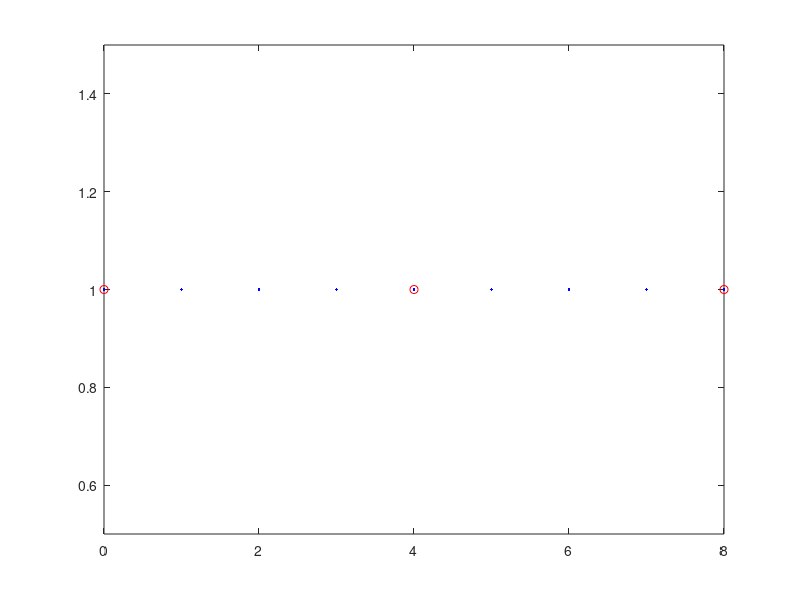
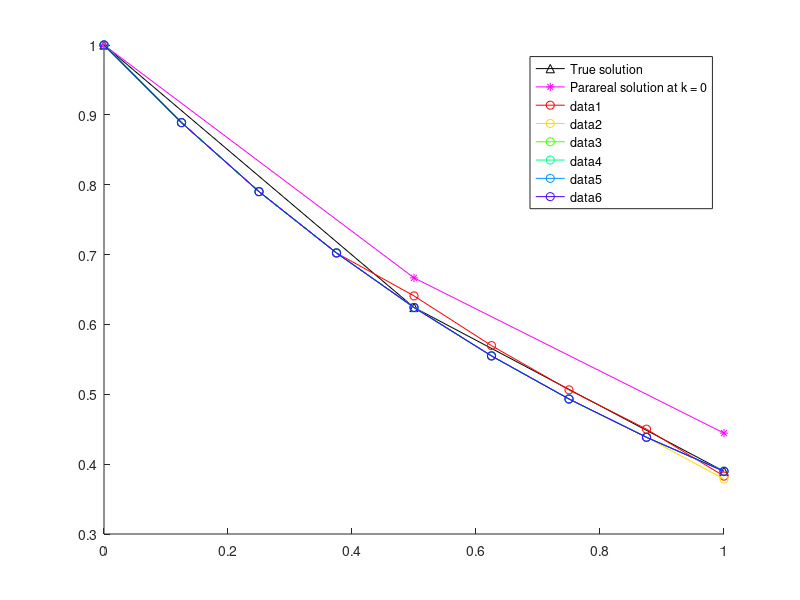
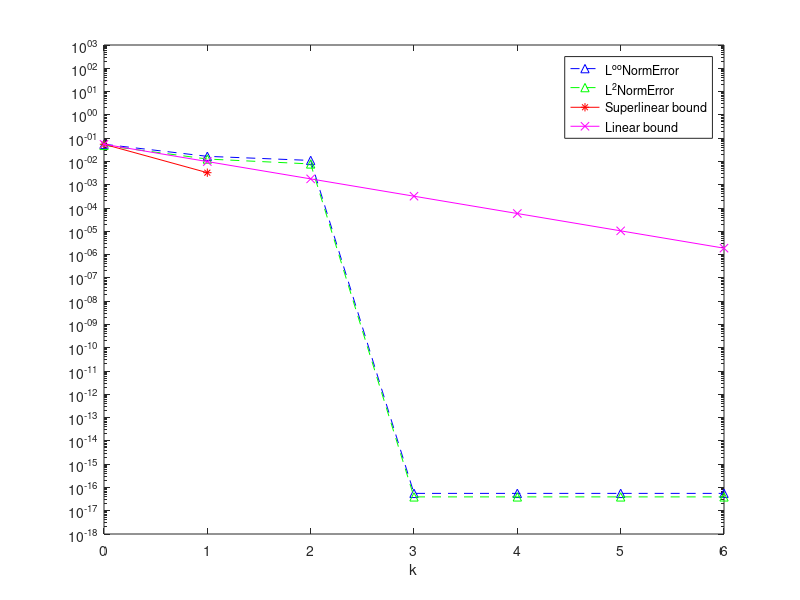

MATLAB code for these plots, in order:
close all
clear
clc


%% ---------------------------------------------------------------
%  Parareal algorithm for linear problem:  
%         y'(t) = a*y(t), t in (0,T)
%          y(t=0) = y0


% overlapping subdomains 2-level domain decomposition multiplicative preconditioner

global a ;
a = -1;
yExactFunction = @(t)exp(a*t);

% stability function (  y^n+1 = R(z)y^n  )
Rz = @(z) 1/(1-z);     % Backward Euler
% Rz = @(z) 1+z;       % Forward Euler

%% -----------------------------------------------------------------


% initial condition
u0 = 1;

% coarse propagator
N = 2;     %   number of coarse time intervals
T = 1;      %   T = N*Dt  
Dt = T/N;   %   coarse timesteps

xt = linspace(0,T,N+1);

% fine propagator
m = 4   % number of fine time steps in each coarse time interval
dt = Dt/m;

K = 7 % number of Parareal iterations

cmap = hsv(K); % color map

% 2-level domain decomposition initial
N_fine_nodes = m*N+1; % 11
N_subdomains = N; % 6
Id = eye(N_fine_nodes);

% plot the time domain
figure 
plot(0:N_fine_nodes-1,1,'.b',0:m:N_fine_nodes-1,1,'ro')
xlim([0 N_fine_nodes-1])
ylim([0.5 1.5])

%%
% original problem matrix
phi = (1-a*dt)^-1;
A = eye(m*N+1,m*N+1) - (phi)*diag(ones(m*N,1),-1);  

% Reduced system

% fine propagator
F_tilde = (1-a*dt)^-m; 

% coarse propagator
G_tilde = (1-a*Dt)^-1;  



% Uk_0 = zeros(m*N,1);
% Uk_0(1) = u0;

rhs0 = [u0; zeros(m*N,1)];
% rhs = [u0; phi*u0;-G_tilde*u0;phi*U(3);-G_tilde*U(3)];


% exact solution

 xtrue = linspace(0,T,N*m+1);
 pick = 1:m:N*m+1;
 
 uF_true = A\rhs0;
 
% reduced matrix
A_tilde = eye(N+1,N+1) + (-F_tilde)*diag(ones(N,1),-1);      

% approximate reduced matrix
B = eye(N+1,N+1) + (-G_tilde)*diag(ones(N,1),-1);     

% R = [1 0 0 0 0;0 0 1 0 0;0 0 0 0 1];
% 
% R1 = [1 0 0 0 0; 0 1 0 0 0; 0 0 1 0 0];
% D1 = [1 0 0; 0 1 0; 0 0 1/2];
% A1 = R1*A*R1';
% R1'*D1*R1
% 
% R2 = [0 0 1 0 0; 0 0 0 1 0; 0 0 0 0 1];
% D2 = [1/2 0 0;0 1 0; 0 0 1];
% A2 =R2*A*R2';
% R2'*D2*R2

% R1'*D1*R1 + R2'*D2*R2
% % coarse space initial
indice_R_coarse  = 0:m:m*N;
R = zeros(length(indice_R_coarse),N_fine_nodes);
for i = 1:length(indice_R_coarse)
    R(i,indice_R_coarse(i)+1) = 1;
end

% define nodes in each subdomains
N_nodes_subdomain = m+1;

% define overlap region
N_nodes_overlap = 1; % 1 % m/2+1 % m

%define the number of overlapping subdomains
if N_nodes_overlap == 1
    N_subdomains_overlap = N;
elseif N_nodes_overlap == m/2+1
    N_subdomains_overlap = 2*N-1;
elseif N_nodes_overlap == m
    N_subdomains_overlap = N_fine_nodes - N_nodes_overlap;
end



indice_R_subdomains = zeros(N_subdomains_overlap,N_nodes_subdomain );
for i =1:N_subdomains_overlap
    indice_R_subdomains(i,:) =  (i-1)*(N_nodes_subdomain-N_nodes_overlap):(i-1)*(N_nodes_subdomain-N_nodes_overlap)+m;
end

% % Omega_1 = {0,1,2} Omega_3 = {2,3,4} 
R_sub_mat = zeros(N_subdomains_overlap*N_nodes_subdomain,N_fine_nodes) ;
for i = 1:N_subdomains_overlap
    for j = 1:N_nodes_subdomain
        R_sub_mat(N_nodes_subdomain*(i-1)+j,indice_R_subdomains(i)+j) = 1;
    end
end

R_sub = [];       % restriction matrices
A_sub = [];       % sub-matrices
for i = 1: N_subdomains_overlap
    R_sub{i} = R_sub_mat(N_nodes_subdomain*(i-1)+1:N_nodes_subdomain*(i-1)+N_nodes_subdomain,:);
    A_sub{i} = R_sub{i}*A*R_sub{i}';    
end

% partition of unity
D_sub = [];
for i = 1:N_subdomains_overlap
    % i = i + 1
    for j = 1:N_nodes_subdomain
         D_sub{i}(j,j) = 1/length(find(indice_R_subdomains==indice_R_subdomains(i,j)));
    end
end

% % define 2-level domain decomposition multiplicative preconditioner
P = zeros(N_fine_nodes);
D = zeros(N_fine_nodes);
for i = 1:N_subdomains_overlap
    P = P + R_sub{i}'*D_sub{i}*A_sub{i}*R_sub{i};
    D = D + R_sub{i}'*D_sub{i}*R_sub{i};
end
% P = R1'*D1*A1*R1 + R2'*D2*A2*R2 ;
M = P *(R'*B*R + Id - R'*R)
D;







%% ------------------------------------------------------------------

% initial coarse integration

B1 =  eye(N+1,N+1) + (-G_tilde)*diag(ones(N,1),-1);  
% B1 =  eye(N*m+1,N*m+1) + (-G_tilde)*diag(ones(N*m,1),-1);

%Initial coarse Parareal iteration at the coarse level
rhs0_coarse = [u0;zeros(N,1)];
U0_coarse = B1\rhs0_coarse;

U_fine=spline(xtrue(pick),U0_coarse,xtrue)';

% U_fine=zeros(N_fine_nodes,1);
% U_fine(1:m:end,1) =  U0_coarse;
% for i=1:m:N_fine_nodes-m
%     U_fine(i+1) = phi*U_fine(i);        
% end


% first 2-level dd preconditioning iterartion

% rhs = [u0;  phi*U(1);-G_tilde*U(1);phi*U(3);-G_tilde*U(3);phi*U(5);-G_tilde*U(5);phi*U(7);-G_tilde*U(7);phi*U(9);-G_tilde*U(9)];
%Initial fine solution at the fine level
% rhs=zeros(N_fine_nodes,1);
% rhs(1) = u0;
% for i=2:m:N_fine_nodes
%     % i = i + 2
%     rhs(i+1) = -G_tilde*U_fine(i-1) + phi/2*U_fine(i);
%     if i == N_fine_nodes - 1
%         rhs(i+1) = -G_tilde*U_fine(i-1);
%     end
% end
% U_fine = M\rhs;

% rhs=[u0];
% for i=1:2:2*N
%     rhs=[rhs; phi*U(i);-G_tilde*U(i)];
% end
% U = M\rhs;


 figure
 hold on
 plot(xtrue(pick),uF_true(pick),'-^k',xtrue(pick),U_fine(pick),'-*m');
 legend('True solution','Parareal solution at k = 0')
 
U0n = U_fine;
proNj = 1;

L2NormError = [ sqrt(sum(Dt*(uF_true(pick)-U_fine(pick)).^2))];
LInfNormError = [max(abs(uF_true(pick)-U_fine(pick)))];
SupperlinearErrorBound  = LInfNormError;
LinearErrorBound  = LInfNormError;

%%
% rhs
f = zeros(N_fine_nodes,1);
f(1) = u0;


% iteration loop
for k = 1: K-1
        % k = k + 1
        % i = i + 2
%         rhs=[u0];
%         for i=2:2:N_fine_nodes
%             rhs(i+1,1) = -G_tilde*U_fine(i-1) + phi/2*U_fine(i);
%             if i== N_fine_nodes - 1
%                 rhs(i+1) = -G_tilde*U_fine(i-1);
%             end
%         end

%         U_fine = M\rhs;
%         U_fine = U_fine + M^(-1)*(f-A*U_fine);
          U_fine = M\(M*U_fine + (f-A*U_fine));
%         U_fine = gmres(M,M*U_fine + (f-A*U_fine),10,1e-6);

       plot(xtrue,U_fine,'Color',cmap(k,:),'Marker','o');
       
%        
%        norm(uF_true(pick)-U,'inf')
       proNj(k+1) = proNj(k)*(N-k);
       L2NormError(k+1) = sqrt(sum(Dt*(uF_true(pick)-U_fine(pick)).^2));
       LInfNormError(k+1) = max(abs(uF_true(pick)-U_fine(pick)));
       SupperlinearErrorBound(k+1)  = (abs(exp(a*Dt) - Rz(a*Dt)))^(k)/factorial(k)*proNj(k+1)*max(abs(uF_true(pick)-U0n(pick)));
       LinearErrorBound(k+1)  = (abs(exp(a*Dt) - Rz(a*Dt))/(1- abs(Rz(a*Dt))))^(k)*max(abs(uF_true(pick)-U0n(pick)));
end  % iteration loop

uF_true_coarse=uF_true
U_fine

L2NormError=L2NormError'
LInfNormError=LInfNormError'
SupperlinearErrorBound=SupperlinearErrorBound'
LinearErrorBound=LinearErrorBound'

figure
semilogy(0:K-1,LInfNormError,'b--^',0:K-1,L2NormError,'g--^',0:K-1,SupperlinearErrorBound,'r*-',0:K-1,LinearErrorBound,'mx-')
legend('L^{oo}NormError','L^2NormError','Superlinear bound','Linear bound')
xlabel('k')
ylim([1e-18 1000])




















